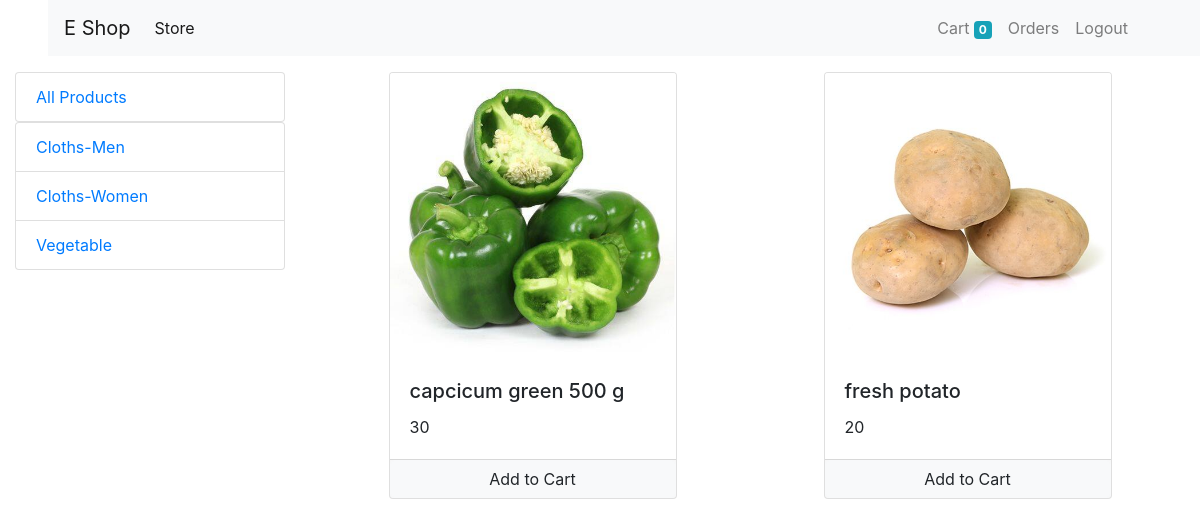
Screenshot of /?category=3 (signed in) with the database file from the repository.
### store/models/category.py (models this page shows, shortened)
class Category(models.Model):
    name = models.CharField(max_length=20)
    @staticmethod
    def get_all_categories():
        return Category.objects.all()

### store/models/product.py (models this page shows, shortened)
class Product(models.Model):
    name=models.CharField(max_length=50)
    price=models.IntegerField(default=0)
    description=models.CharField(max_length=100, default='', null=True, blank=True)
    category = models.ForeignKey(Category, on_delete=models.CASCADE, default=1)
    image = models.ImageField(upload_to='uploads/products/')
    @staticmethod
    def get_all_products_by_categoryid(category_id):
        if category_id:
            return Product.objects.filter(category = category_id)
        else:
            return Product.get_all_products();

### store/views/home.py (the view, shortened to what this page needs)
# urls.py: path('', Index.as_view(), name='homepage'),
class Index(View):
    def get(self, request):
        products=None
        categories=Category.get_all_categories()
        categoryID = request.GET.get('category')
        if categoryID:
            products=Product.get_all_products_by_categoryid(categoryID)
        else:
            products=Product.get_all_products()
        '''
        if categoryID:
            products=Product.objects.filter(category = categoryID)
        else:
            products=Product.get_all_products();
        '''
        data={}
        data['products']=products
        data['categories']=categories
        print('you are : ', request.session.get('email'))
        return render(request, 'index.html', data)

### store/templates/index.html (shortened to what this page needs)
 {% extends 'base.html' %}
 {% block content %}
 {% load cart %}
  <div class='container-fluid mt-3'>
    <div class="row">
      <div class="col-lg-3 mx-auto">
        <div class="list-group">
          <a href="/"
            class="list-group-item list-group-item">
            All Products</a>
        </div>
        <div class="list-group">
          {% for category in categories %}
          <a href="/?category={{category.id}}"
            class="list-group-item list-group-item">
            {{category.name}}</a>
          {% endfor %}
        </div>
      </div>
      <div id="products" class="col-lg-9 mx-auto">
        <div class="row mx-auto">
          {% for product in products %}
          <div class="card mx-auto mb-3" id={{product.id}} style="width: 18rem;">
            <img class="card-img-top" src="{{product.image.url}}" alt="Card image cap">
            <div class="card-body">
              <h5 class="card-title">{{product.name}}</h5>
              <p class="card-text">{{product.price}}</p>
            </div>
            <div class="card-footer p-0 no-gutters">
              {% if product|is_in_cart:request.session.cart %}
              <div class="row no-gutters">
                <form action="/#{{product.id}}" class="col-2" method="post">
                  {% csrf_token %}
                  <input hidden type="text"  name='product' value='{{product.id}}' />
                  <input hidden type="text"  name='remove' value='True' />
                  <input type="submit" value="-" class=" btn btn-block btn-secondary ">
                </form>
                <div class="text-center col">{{product|cart_quantity:request.session.cart}} in Cart </div>
                  <form action="/#{{product.id}}" class="col-2" method="post">
                    {% csrf_token %}
                    <input hidden type="text"  name='product' value='{{product.id}}' />
                    <input type="submit" value="+" class=" btn btn-block btn-secondary ">
                  </form>
                </div>
              {% else %}
                <form action="/#{{product.id}}" method="POST" class="btn-block">
                  <input type="submit" class="float-right btn btn-light form-control"
                        value="Add to Cart" />
                </form>
               {% endif %}
              </div>
          </div>
          {% endfor %}
        </div>
      </div>
    </div>
  </div>
 {% endblock %}

### rows the page displays
Category: name "Cloths-Men"
Category: name "Cloths-Women"
Category: name "Vegetable"
Product: image (picture), name "capcicum green 500 g", price "30"
Product: image (picture), name "fresh potato", price "20"

### other values shown
{{ request.session.cart.keys|length }} "0"
